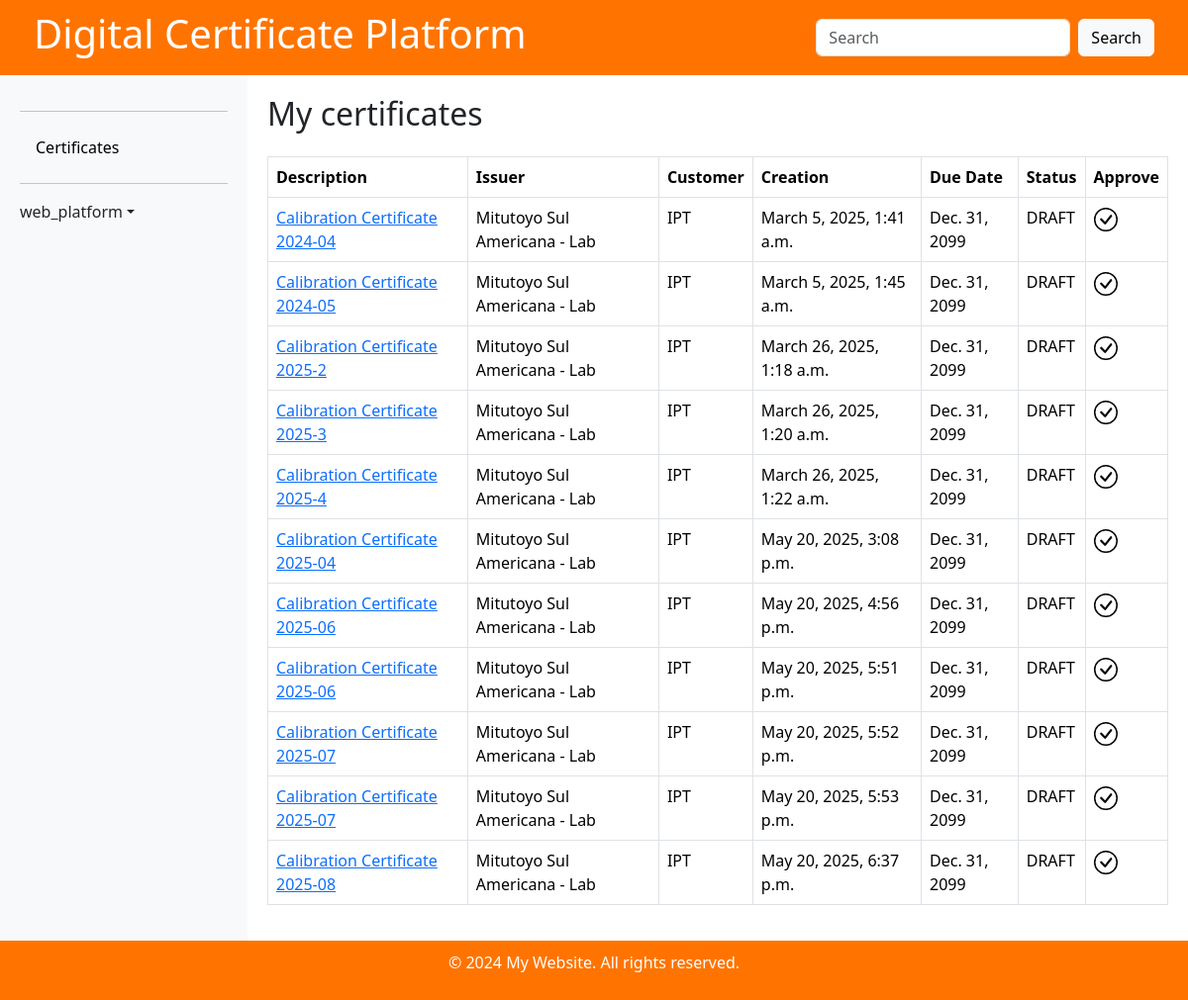
The app's page /certificate/approval-list (signed in), older data.
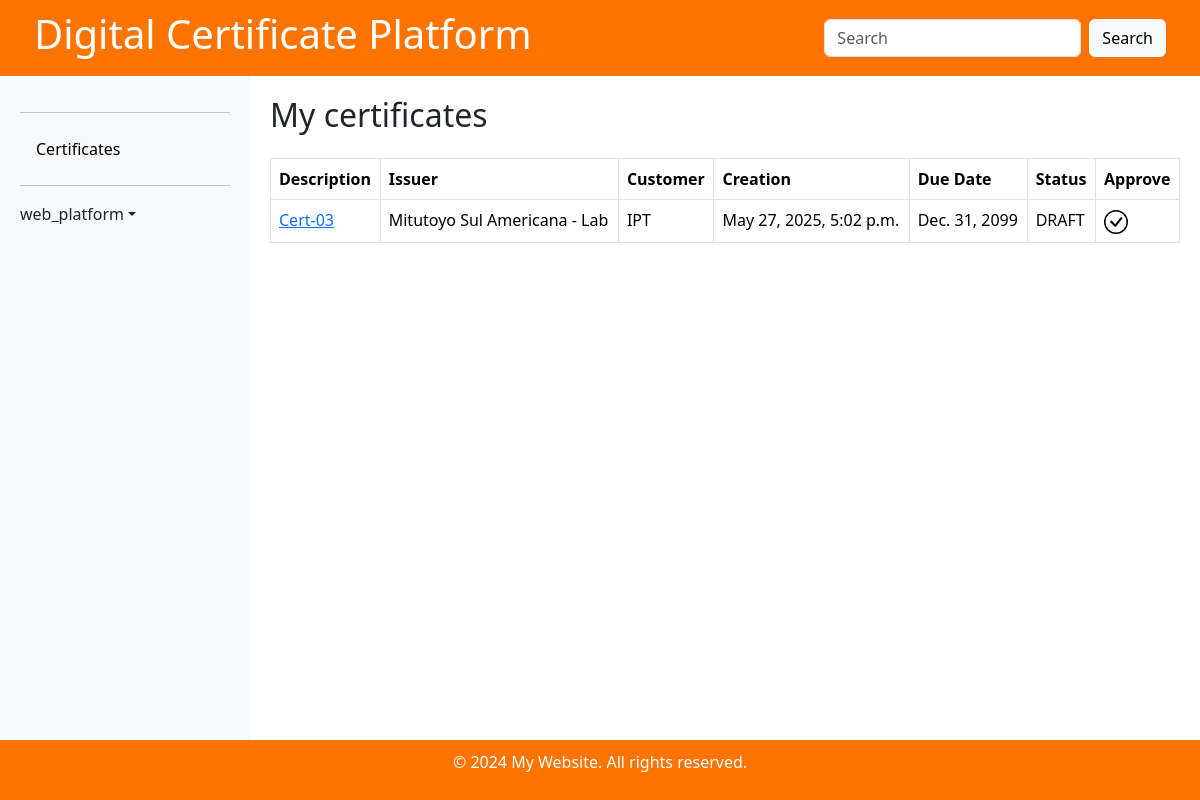
The same page, newer data.
### certificate/models.py (models this page shows)
class Certificate(models.Model):
    CERT_TYPES = {
        'CA': 'Calibration',
        'DE': 'Degree',
    }
    STATUSES ={
        'DRAFT': 'Draft',
        'REJECTED': 'Rejected',
        'WAITING': 'Waiting',
        'APPROVED': 'Approved',
    }
    description         = models.CharField('Certificate description', max_length= 200)
    type                = models.CharField('Certificate Type', max_length=2, choices=CERT_TYPES)
    file                = models.FileField(null=True, upload_to='certificates/')
    language            = models.CharField('Language', max_length=50)
    creation            = models.DateTimeField('Creation date time', auto_now_add=True)
    issuer              = models.ForeignKey(Issuer, null=True, related_name='issuer_of', on_delete=models.PROTECT)
    uploader            = models.ForeignKey(User, null=True, related_name='uploader_of', on_delete=models.PROTECT)
    customer            = models.ForeignKey(Customer, null=True, related_name='customer_of', on_delete=models.PROTECT)
    upload              = models.DateTimeField('Upload date time', auto_now_add=True)
    status              = models.CharField('Status', max_length=30, choices=STATUSES, default='DRAFT')
    token               = models.CharField('Token', max_length=36, unique=True, default=uuid.uuid4, editable=False)
    due_date            = models.DateField( null=True , blank=True, default='2099-12-31')
    rejection_reason    = models.TextField(blank=True, null=True)
    uploader            = models.ForeignKey(User, on_delete=models.CASCADE, related_name='uploaded_certificates')
    def __str__(self):
        return self.description

class Issuer(models.Model):
    name            = models.CharField('Name', max_length=150)
    issuer_id       = models.CharField('Issuer ID', max_length=150)
    description     = models.CharField('Description', max_length=200)
    parent          = models.ForeignKey(to='Issuer', null=True, blank=True, on_delete=models.PROTECT)
    contact         = models.CharField('Contact', blank=True, max_length=200)
    telephone       = models.CharField('Telephone', blank=True, max_length=50)
    email           = models.CharField('Email', blank=True, max_length=200)
    country         = models.ForeignKey(Country, blank=True, on_delete=models.PROTECT)
    state           = models.CharField('State', max_length=50)
    city            = models.CharField('Postal code', blank=True, max_length=50)
    postal_code     = models.CharField('Address 1', blank=True, max_length=20)
    address_2       = models.CharField('Address 2', blank=True, max_length=200)
    address_3       = models.CharField('Address 3', blank=True, max_length=200)
    address_4       = models.CharField('Address 4', blank=True, max_length=200)
    active          = models.BooleanField('Active', default=False)
    creation        = models.DateTimeField('Creation Date', default=timezone.now)
    def __str__(self):
        return str(self.name)

class Customer(models.Model):
    name            = models.CharField(verbose_name='Name', max_length=150)
    customer_id     = models.CharField(verbose_name='Customer ID', max_length=150)
    description     = models.CharField(verbose_name='Description', max_length=200)
    parent          = models.ForeignKey(to='Customer', null=True, blank=True, on_delete=models.PROTECT)
    contact         = models.CharField(verbose_name='Contact', blank=True, max_length=200)
    telephone       = models.CharField(verbose_name='Telephone', blank=True, max_length=50)
    email           = models.CharField(verbose_name='Email', max_length=200)
    country         = models.ForeignKey(Country, on_delete=models.PROTECT)
    state           = models.CharField(verbose_name='State', blank=True, max_length=50)
    city            = models.CharField(verbose_name='Postal code', blank=True, max_length=50)
    postal_code     = models.CharField(verbose_name='Address 1', blank=True, max_length=20)
    address_2       = models.CharField(verbose_name='Address 2', blank=True, max_length=200)
    address_3       = models.CharField(verbose_name='Address 3', blank=True, max_length=200)
    address_4       = models.CharField(verbose_name='Address 4', blank=True, max_length=200)
    active          = models.BooleanField(verbose_name='Active', default=False)
    creation        = models.DateTimeField(verbose_name='Creation Date', default=timezone.now)
    def __str__(self):
        return str(self.name)

### certificate/views.py (the view)
# urls.py: path('certificate/approval-list', views.certificate_approval_list, name='certificate-approval-list'),
@login_required
@has_role_decorator('approver')
def certificate_approval_list(request):
    template = 'certificate/certificate-approval-list.html'
    certificates = Certificate.objects.filter(Q(status='DRAFT') | Q(status='REJECTED'))
    context = {'certificates': certificates}
    print('Certificate-approval-list: ' + str(context))
    return render(request, template, context)

### certificate/context_processors.py (called while the page is built)
def user_roles(request):
    if request.user.is_authenticated:
        roles = [role.role_name for role in get_user_roles(request.user)]
    else:
        roles = []
    return {'user_roles': roles}

### certificate/templatetags/custom_filters.py (called while the page is built)
@register.filter
def user_has_role(user, role_name):
    return has_role(user, role_name)

### certificate/templates/certificate/certificate-approval-list.html (shortened to what this page needs)
{% extends 'base.html' %}{% load custom_filters %}
{% block content %}
<div class="d-flex justify-content-between align-items-center mb-3">
  <h2>My certificates</h2>
</div>
<table class="table table-bordered">
  <thead>
    <tr>
      <th>Description</th>
      <th>Issuer</th>
      <th>Customer</th>
      <th>Creation</th>
      <th>Due Date</th>
      <th>Status</th>
      <th>Approve</th>
    </tr>
  </thead>
  <tbody>
    {% for c in certificates %}
    <tr>
      <td>
        <a href="{{ c.file.url }}">{{ c.description}}</a>
      </td>
      <td>{{ c.issuer }}</td>
      <td>{{ c.customer }}</td>
      <td>{{ c.creation }}</td>
      <td>{{ c.due_date }}</td>
      <td>{{ c.status }}</td>
      <td>
        {% if c.status == "DRAFT" %}
        <a href="{% url 'certificate-approval' c.pk %}"><svg class="bi me-2" width="24" height="24"><use xlink:href="#approve-icon"/></svg></a>
        {% else %}
        <a href="{% url 'certificate-resubmit' c.pk %}"><svg class="bi me-2" width="24" height="24"><use xlink:href="#edit-icon"/></svg></a>
        {% endif %}
      </td>
    </tr>
    {% endfor %}
  </tbody>
</table>
{% endblock content %}

Row changes from the older to the newer data that the page shows:
removed Certificate: description "Calibration Certificate 2024-04", issuer "Mitutoyo Sul Americana - Lab", customer "IPT", creation "March 5, 2025, 1:41 a.m.", due_date "Dec. 31, 2099", status "DRAFT"
removed Certificate: description "Calibration Certificate 2024-05", issuer "Mitutoyo Sul Americana - Lab", customer "IPT", creation "March 5, 2025, 1:45 a.m.", due_date "Dec. 31, 2099", status "DRAFT"
removed Certificate: description "Calibration Certificate 2025-2", issuer "Mitutoyo Sul Americana - Lab", customer "IPT", creation "March 26, 2025, 1:18 a.m.", due_date "Dec. 31, 2099", status "DRAFT"
removed Certificate: description "Calibration Certificate 2025-3", issuer "Mitutoyo Sul Americana - Lab", customer "IPT", creation "March 26, 2025, 1:20 a.m.", due_date "Dec. 31, 2099", status "DRAFT"
removed Certificate: description "Calibration Certificate 2025-4", issuer "Mitutoyo Sul Americana - Lab", customer "IPT", creation "March 26, 2025, 1:22 a.m.", due_date "Dec. 31, 2099", status "DRAFT"
removed Certificate: description "Calibration Certificate 2025-04", issuer "Mitutoyo Sul Americana - Lab", customer "IPT", creation "May 20, 2025, 3:08 p.m.", due_date "Dec. 31, 2099", status "DRAFT"
removed Certificate: description "Calibration Certificate 2025-06", issuer "Mitutoyo Sul Americana - Lab", customer "IPT", creation "May 20, 2025, 4:56 p.m.", due_date "Dec. 31, 2099", status "DRAFT"
removed Certificate: description "Calibration Certificate 2025-06", issuer "Mitutoyo Sul Americana - Lab", customer "IPT", creation "May 20, 2025, 5:51 p.m.", due_date "Dec. 31, 2099", status "DRAFT"
removed Certificate: description "Calibration Certificate 2025-07", issuer "Mitutoyo Sul Americana - Lab", customer "IPT", creation "May 20, 2025, 5:52 p.m.", due_date "Dec. 31, 2099", status "DRAFT"
removed Certificate: description "Calibration Certificate 2025-07", issuer "Mitutoyo Sul Americana - Lab", customer "IPT", creation "May 20, 2025, 5:53 p.m.", due_date "Dec. 31, 2099", status "DRAFT"
removed Certificate: description "Calibration Certificate 2025-08", issuer "Mitutoyo Sul Americana - Lab", customer "IPT", creation "May 20, 2025, 6:37 p.m.", due_date "Dec. 31, 2099", status "DRAFT"
added Certificate: description "Cert-03", issuer "Mitutoyo Sul Americana - Lab", customer "IPT", creation "May 27, 2025, 5:02 p.m.", due_date "Dec. 31, 2099", status "DRAFT"
